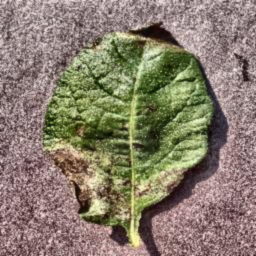
#> input picture data/raw/late_blight/potato_results/enhanced.png, 256 x 256 px
$ python -i segmentation_pipeline.py   (imports and definitions only)
#> lines starting #> are read from the running program, lines starting #| are printed output that depends on the picture; after the words box and inside, x2 and y2 are one past the last pixel; in counts of white or black regions, pixels touching at a corner belong together
#> in analyse_image, original is the input picture: shape (256, 256, 3); mean B, G, R 108.6, 124.9, 136

"""Batch segmentation baseline for potato leaf images.

IMPORTANT:
The HSV mask highlights suspicious-looking pixels, not confirmed disease.
Original images, YOLO labels, and model weights are never modified.
"""

from pathlib import Path
import csv
import cv2
import numpy as np

from skimage.filters import threshold_otsu
from skimage.morphology import (
    binary_closing,
    binary_opening,
    remove_small_objects,
    disk,
    binary_dilation,
)

# --------------------------------------------------
# PATHS
# --------------------------------------------------

from pathlib import Path

PROJECT_ROOT = Path(__file__).resolve().parents[2]

INPUT_DIR = PROJECT_ROOT / "data" / "yolo" / "images" / "val"
OUTPUT_DIR = PROJECT_ROOT / "outputs" / "segmentation_pipeline"

MAX_IMAGES = 0  # 0 means process every validation image


# --------------------------------------------------
# REUSED SEGMENTATION FUNCTIONS
# Based on the single-image script you shared.
# --------------------------------------------------

def preprocess_image(bgr: np.ndarray) -> np.ndarray:
    """Improve local contrast and apply mild denoising."""
    lab = cv2.cvtColor(bgr, cv2.COLOR_BGR2LAB)
#> lab: shape (256, 256, 3); mean of channels 0, 1, 2 134, 129.7, 138.5
    l_channel, a_channel, b_channel = cv2.split(lab)

    clahe = cv2.createCLAHE(
        clipLimit=2.0,
        tileGridSize=(8, 8),
    )

    enhanced_l = clahe.apply(l_channel)
    enhanced_lab = cv2.merge(
        (enhanced_l, a_channel, b_channel)
    )
#> enhanced_lab: shape (256, 256, 3); mean of channels 0, 1, 2 133.4, 129.7, 138.5

    enhanced = cv2.cvtColor(
        enhanced_lab,
        cv2.COLOR_LAB2BGR,
    )

    return cv2.GaussianBlur(enhanced, (3, 3), 0)


def estimate_leaf_context(bgr: np.ndarray) -> np.ndarray:
    """Estimate vegetation and nearby tissue; not precise leaf segmentation."""
    rgb = cv2.cvtColor(
        bgr, cv2.COLOR_BGR2RGB
    ).astype(np.float32) / 255.0

    red, green, blue = cv2.split(rgb)
    excess_green = 2 * green - red - blue
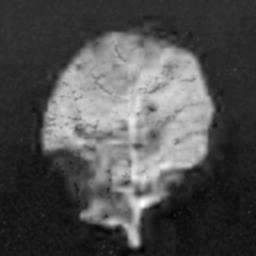
#> excess_green: shape (256, 256) float32; min -0.18, max 0.459, mean 0.0207; drawn with min black and max white

    exg = cv2.normalize(
        excess_green,
        None,
        0,
        255,
        cv2.NORM_MINMAX,
    ).astype(np.uint8)

    if int(exg.max()) == int(exg.min()):
        return np.ones(exg.shape, dtype=bool)

    threshold = threshold_otsu(exg)
#> threshold = 100
    green_mask = exg > threshold
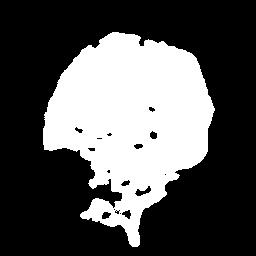
#> green_mask: shape (256, 256) bool; 33.1% white; 1 white region, box (x1, y1, x2, y2) and area: (43, 32, 215, 247) 21696

    green_mask = binary_closing(green_mask, disk(5))
#> green_mask: shape (256, 256) bool; 34% white; 1 white region, box (x1, y1, x2, y2) and area: (43, 32, 215, 247) 22283
    green_mask = remove_small_objects(
        green_mask,
        min_size=max(30, int(green_mask.size * 0.00005)),
    )

    context = binary_dilation(green_mask, disk(8))
#> context: shape (256, 256) bool; 42.5% white; 1 white region, box (x1, y1, x2, y2) and area: (35, 24, 223, 255) 27872
    return context.astype(bool)


def hsv_candidate_mask(
    bgr: np.ndarray,
    leaf_context: np.ndarray,
) -> np.ndarray:
    """Find brown, reddish, or dark candidate pixels inside leaf context."""
    hsv = cv2.cvtColor(bgr, cv2.COLOR_BGR2HSV)
#> hsv: shape (256, 256, 3); mean H, S, V 93.8, 70.2, 140.8
    hue, saturation, value = cv2.split(hsv)
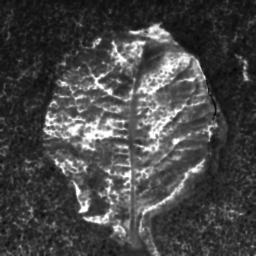
#> saturation: shape (256, 256); min 0, max 255, mean 70.2
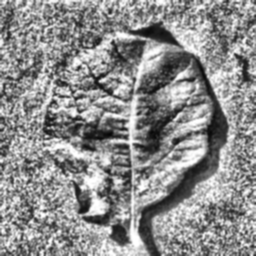
#> value: shape (256, 256); min 5, max 255, mean 140.8

    brown = (
        (hue >= 2)
        & (hue <= 28)
        & (saturation >= 25)
        & (value >= 25)
        & (value <= 225)
    )
#> brown: shape (256, 256) bool; 12.9% white; 64 white regions (51 under 20 px), largest, box (x1, y1, x2, y2) and area: (36, 20, 210, 256) 7191, (156, 218, 175, 256) 469, (93, 231, 112, 256) 163

    reddish = (
        ((hue <= 8) | (hue >= 170))
        & (saturation >= 35)
        & (value >= 35)
    )
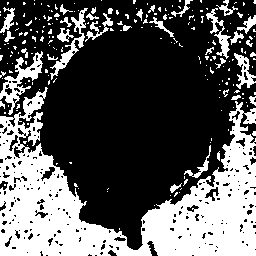
#> reddish: shape (256, 256) bool; 34.7% white; 214 white regions (179 under 20 px), largest, box (x1, y1, x2, y2) and area: (0, 87, 256, 256) 18024, (0, 51, 43, 115) 791, (50, 8, 88, 80) 521

    dark_tissue = (value <= 75) & (saturation >= 15)
#> dark_tissue: shape (256, 256) bool; 14.6% white; 343 white regions (291 under 20 px), largest, box (x1, y1, x2, y2) and area: (138, 52, 228, 256) 3145, (134, 104, 187, 156) 869, (82, 119, 127, 151) 565

    mask = (brown | reddish | dark_tissue) & leaf_context
#> mask: shape (256, 256) bool; 17.5% white; 72 white regions (60 under 20 px), largest, box (x1, y1, x2, y2) and area: (35, 25, 223, 255) 9830, (132, 104, 187, 156) 894, (87, 71, 113, 95) 201

    mask = binary_opening(mask, disk(1))
#> mask: shape (256, 256) bool; 16.5% white; 37 white regions (24 under 20 px), largest, box (x1, y1, x2, y2) and area: (35, 25, 222, 255) 8563, (132, 104, 182, 155) 856, (68, 119, 122, 143) 595
    mask = binary_closing(mask, disk(2))
#> mask: shape (256, 256) bool; 17.6% white; 23 white regions (14 under 20 px), largest, box (x1, y1, x2, y2) and area: (35, 25, 222, 256) 9915, (132, 98, 187, 155) 942, (90, 73, 113, 95) 178
    mask = remove_small_objects(mask, min_size=3)

    return mask.astype(bool)


def analyse_image(image_path: Path, output_dir: Path) -> dict:
    """Process one image and save its masks, overlay, and region statistics."""
    original = cv2.imread(str(image_path))

    if original is None:
        raise ValueError(f"Could not read image: {image_path}")

    enhanced = preprocess_image(original)
    leaf_context = estimate_leaf_context(enhanced)
    candidate_mask = hsv_candidate_mask(enhanced, leaf_context)

    candidate_mask = binary_closing(
        candidate_mask,
        disk(2),
    ).astype(bool)

    mask_u8 = candidate_mask.astype(np.uint8)

    component_count, labels, stats, _ = (
        cv2.connectedComponentsWithStats(
            mask_u8,
            connectivity=8,
        )
    )
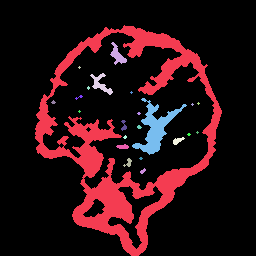
#> labels: shape (256, 256) int32; 24 distinct labels, from 0 to 23; one colour per label, 0 black
#> component_count = 24; stats = 24 rows, first 6: [0, 0, 256, 256, 54034], [35, 25, 187, 231, 9915], [110, 42, 17, 23, 162], [78, 66, 3, 3, 5], [90, 73, 23, 22, 178], [87, 86, 3, 4, 8]

    overlay = cv2.cvtColor(
        enhanced, cv2.COLOR_BGR2RGB
    ).copy()

    # Red overlay indicates candidate pixels, not confirmed disease.
    overlay[candidate_mask] = (
        0.55 * overlay[candidate_mask]
        + 0.45 * np.array([255, 0, 0])
    ).astype(np.uint8)
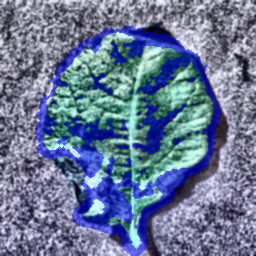
#> overlay: shape (256, 256, 3); mean B, G, R 149.8, 119.2, 105

    regions = []

    for index in range(1, component_count):
        x, y, width, height, area = stats[index]

        if area < 3:
            continue

        regions.append({
            "image": image_path.name,
            "region_id": len(regions) + 1,
            "x": int(x),
            "y": int(y),
            "width": int(width),
            "height": int(height),
            "area_pixels": int(area),
        })

        cv2.rectangle(
            overlay,
            (int(x), int(y)),
            (int(x + width), int(y + height)),
            (255, 255, 0),
            1,
        )
#> this loop made 1 pass
#> after the loop, regions = []

    stem = image_path.stem

    cv2.imwrite(
        str(output_dir / f"{stem}_enhanced.png"),
        enhanced,
    )
    cv2.imwrite(
        str(output_dir / f"{stem}_leaf_context.png"),
        leaf_context.astype(np.uint8) * 255,
    )
    cv2.imwrite(
        str(output_dir / f"{stem}_candidate_mask.png"),
        mask_u8 * 255,
    )
    cv2.imwrite(
        str(output_dir / f"{stem}_overlay.png"),
        cv2.cvtColor(overlay, cv2.COLOR_RGB2BGR),
    )

    leaf_pixels = int(leaf_context.sum())
    candidate_pixels = int(candidate_mask.sum())

    candidate_ratio = (
        100.0 * candidate_pixels / leaf_pixels
        if leaf_pixels > 0
        else 0.0
    )

    return {
        "image": image_path.name,
        "width": int(original.shape[1]),
        "height": int(original.shape[0]),
        "candidate_region_count": len(regions),
        "leaf_context_pixels": leaf_pixels,
        "candidate_pixels": candidate_pixels,
        "candidate_ratio_percent": round(candidate_ratio, 4),
        "mask_type": "HSV heuristic; unverified candidates",
        "regions": regions,
    }


# [72 lines left out: function main, not called in this run]


# [2 lines not run here, left out]

#> (the run stopped early here; a loop or call above may not have finished)
